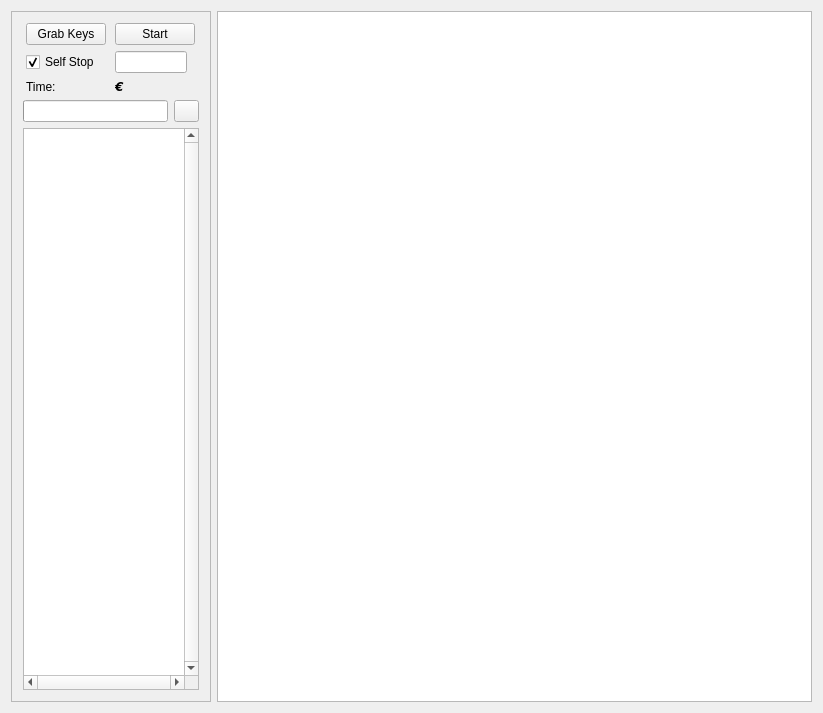
<?xml version="1.0" encoding="UTF-8"?>
<ui version="4.0">
 <class>MainWindow</class>
 <widget class="QMainWindow" name="MainWindow">
  <property name="geometry">
   <rect>
    <x>0</x>
    <y>0</y>
    <width>823</width>
    <height>713</height>
   </rect>
  </property>
  <property name="minimumSize">
   <size>
    <width>0</width>
    <height>0</height>
   </size>
  </property>
  <property name="maximumSize">
   <size>
    <width>16777215</width>
    <height>16777215</height>
   </size>
  </property>
  <property name="windowTitle">
   <string>Hungarian Plains</string>
  </property>
  <property name="windowIcon">
   <iconset resource="icons.qrc">
    <normaloff>:/trainIcons/Nuova cartella/crossing.png</normaloff>:/trainIcons/Nuova cartella/crossing.png</iconset>
  </property>
  <widget class="QWidget" name="centralWidget">
   <layout class="QHBoxLayout" name="horizontalLayout">
    <item>
     <widget class="QFrame" name="frame">
      <property name="maximumSize">
       <size>
        <width>200</width>
        <height>16777215</height>
       </size>
      </property>
      <property name="frameShape">
       <enum>QFrame::StyledPanel</enum>
      </property>
      <property name="frameShadow">
       <enum>QFrame::Sunken</enum>
      </property>
      <property name="lineWidth">
       <number>1</number>
      </property>
      <property name="midLineWidth">
       <number>5</number>
      </property>
      <layout class="QVBoxLayout" name="verticalLayout">
       <item>
        <layout class="QGridLayout" name="gridLayout">
         <item row="0" column="0">
          <widget class="QPushButton" name="grabButton">
           <property name="enabled">
            <bool>true</bool>
           </property>
           <property name="sizePolicy">
            <sizepolicy hsizetype="MinimumExpanding" vsizetype="Fixed">
             <horstretch>0</horstretch>
             <verstretch>0</verstretch>
            </sizepolicy>
           </property>
           <property name="minimumSize">
            <size>
             <width>0</width>
             <height>20</height>
            </size>
           </property>
           <property name="maximumSize">
            <size>
             <width>80</width>
             <height>16777215</height>
            </size>
           </property>
           <property name="text">
            <string>Grab Keys</string>
           </property>
          </widget>
         </item>
         <item row="0" column="1">
          <widget class="QPushButton" name="manualButton">
           <property name="minimumSize">
            <size>
             <width>0</width>
             <height>20</height>
            </size>
           </property>
           <property name="maximumSize">
            <size>
             <width>80</width>
             <height>16777215</height>
            </size>
           </property>
           <property name="text">
            <string>Start</string>
           </property>
          </widget>
         </item>
         <item row="1" column="0">
          <widget class="QCheckBox" name="checkBox">
           <property name="enabled">
            <bool>true</bool>
           </property>
           <property name="text">
            <string>Self Stop</string>
           </property>
           <property name="checked">
            <bool>true</bool>
           </property>
          </widget>
         </item>
         <item row="2" column="1">
          <widget class="QLabel" name="moneyLabel">
           <property name="enabled">
            <bool>true</bool>
           </property>
           <property name="maximumSize">
            <size>
             <width>200</width>
             <height>20</height>
            </size>
           </property>
           <property name="font">
            <font>
             <family>DejaVu Sans</family>
             <weight>75</weight>
             <italic>true</italic>
             <bold>true</bold>
            </font>
           </property>
           <property name="text">
            <string>€</string>
           </property>
          </widget>
         </item>
         <item row="1" column="1">
          <widget class="QLineEdit" name="lineEdit">
           <property name="sizePolicy">
            <sizepolicy hsizetype="Expanding" vsizetype="Minimum">
             <horstretch>0</horstretch>
             <verstretch>0</verstretch>
            </sizepolicy>
           </property>
           <property name="maximumSize">
            <size>
             <width>72</width>
             <height>16777215</height>
            </size>
           </property>
           <property name="toolTip">
            <string>Seed</string>
           </property>
           <property name="toolTipDuration">
            <number>5</number>
           </property>
          </widget>
         </item>
         <item row="2" column="0">
          <widget class="QLabel" name="label">
           <property name="text">
            <string>Time:</string>
           </property>
          </widget>
         </item>
        </layout>
       </item>
       <item>
        <layout class="QHBoxLayout" name="horizontalLayout_2">
         <item>
          <widget class="QProgressBar" name="progressBar">
           <property name="enabled">
            <bool>true</bool>
           </property>
           <property name="maximum">
            <number>100</number>
           </property>
           <property name="value">
            <number>0</number>
           </property>
           <property name="textVisible">
            <bool>false</bool>
           </property>
           <property name="format">
            <string/>
           </property>
          </widget>
         </item>
         <item>
          <widget class="QPushButton" name="pushButton">
           <property name="minimumSize">
            <size>
             <width>25</width>
             <height>0</height>
            </size>
           </property>
           <property name="maximumSize">
            <size>
             <width>25</width>
             <height>16777215</height>
            </size>
           </property>
           <property name="toolTip">
            <string>Restart Turn</string>
           </property>
           <property name="text">
            <string/>
           </property>
          </widget>
         </item>
        </layout>
       </item>
       <item>
        <widget class="QGraphicsView" name="graphicsView_2">
         <property name="enabled">
          <bool>true</bool>
         </property>
         <property name="maximumSize">
          <size>
           <width>16777215</width>
           <height>16777215</height>
          </size>
         </property>
         <property name="verticalScrollBarPolicy">
          <enum>Qt::ScrollBarAlwaysOn</enum>
         </property>
         <property name="horizontalScrollBarPolicy">
          <enum>Qt::ScrollBarAlwaysOn</enum>
         </property>
        </widget>
       </item>
      </layout>
     </widget>
    </item>
    <item>
     <widget class="QGraphicsView" name="graphicsView">
      <property name="enabled">
       <bool>true</bool>
      </property>
      <property name="sizePolicy">
       <sizepolicy hsizetype="Expanding" vsizetype="Expanding">
        <horstretch>0</horstretch>
        <verstretch>0</verstretch>
       </sizepolicy>
      </property>
      <property name="palette">
       <palette>
        <active>
         <colorrole role="HighlightedText">
          <brush brushstyle="SolidPattern">
           <color alpha="255">
            <red>241</red>
            <green>120</green>
            <blue>0</blue>
           </color>
          </brush>
         </colorrole>
         <colorrole role="LinkVisited">
          <brush brushstyle="SolidPattern">
           <color alpha="255">
            <red>170</red>
            <green>85</green>
            <blue>0</blue>
           </color>
          </brush>
         </colorrole>
        </active>
        <inactive>
         <colorrole role="HighlightedText">
          <brush brushstyle="SolidPattern">
           <color alpha="255">
            <red>241</red>
            <green>120</green>
            <blue>0</blue>
           </color>
          </brush>
         </colorrole>
         <colorrole role="LinkVisited">
          <brush brushstyle="SolidPattern">
           <color alpha="255">
            <red>170</red>
            <green>85</green>
            <blue>0</blue>
           </color>
          </brush>
         </colorrole>
        </inactive>
        <disabled>
         <colorrole role="HighlightedText">
          <brush brushstyle="SolidPattern">
           <color alpha="255">
            <red>241</red>
            <green>120</green>
            <blue>0</blue>
           </color>
          </brush>
         </colorrole>
         <colorrole role="LinkVisited">
          <brush brushstyle="SolidPattern">
           <color alpha="255">
            <red>170</red>
            <green>85</green>
            <blue>0</blue>
           </color>
          </brush>
         </colorrole>
        </disabled>
       </palette>
      </property>
      <property name="focusPolicy">
       <enum>Qt::StrongFocus</enum>
      </property>
      <property name="verticalScrollBarPolicy">
       <enum>Qt::ScrollBarAsNeeded</enum>
      </property>
      <property name="horizontalScrollBarPolicy">
       <enum>Qt::ScrollBarAsNeeded</enum>
      </property>
      <property name="interactive">
       <bool>true</bool>
      </property>
      <property name="renderHints">
       <set>QPainter::Antialiasing|QPainter::HighQualityAntialiasing|QPainter::SmoothPixmapTransform|QPainter::TextAntialiasing</set>
      </property>
     </widget>
    </item>
   </layout>
  </widget>
 </widget>
 <layoutdefault spacing="6" margin="11"/>
 <resources>
  <include location="icons.qrc"/>
 </resources>
 <connections/>
</ui>
